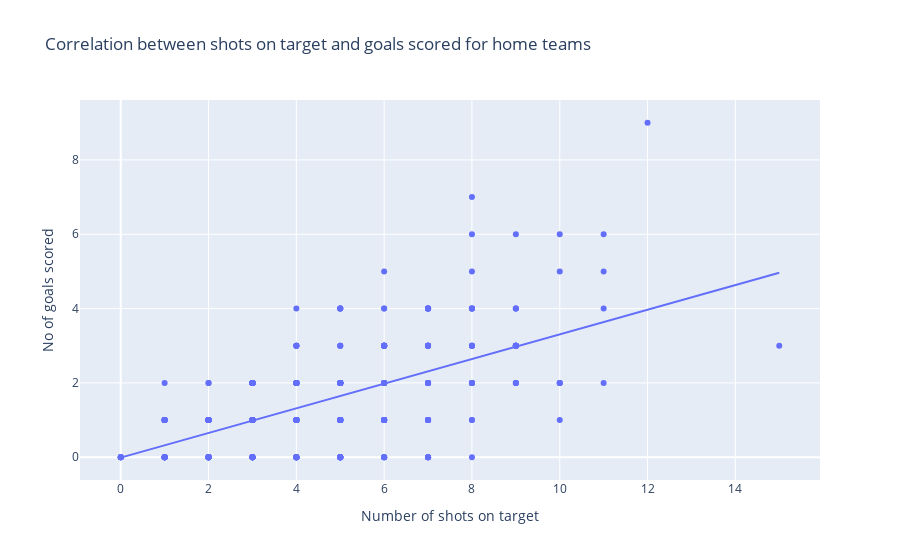

Here is the notebook cell this chart was saved with:
### Code cell
fig = px.scatter(x=epl['HST'], y=epl['FTHG'], trendline='ols',
             labels= {'x':'Number of shots on target', 'y': 'No of goals scored'},
             title = 'Correlation between shots on target and goals scored for home teams')
fig.show()

### Figure 1 — Plotly figure (JSON) as saved in the notebook; plotly's stock layout.template omitted (floating-point values rounded to 4 significant figures; data arrays with more than 128 entries replaced by an {"elided": "..."} marker saying what was removed)
{"data": [{"hovertemplate": "Number of shots on target=%{x}<br>No of goals scored=%{y}<extra></extra>", "legendgroup": "", "marker": {"color": "#636efa", "symbol": "circle"}, "mode": "markers", "name": "", "orientation": "v", "showlegend": false, "type": "scatter", "x": {"elided": "324 int values"}, "xaxis": "x", "y": {"elided": "324 int values"}, "yaxis": "y"}, {"hovertemplate": "<b>OLS trendline</b><br>y = 0.331504 * x + -0.00969468<br>R<sup>2</sup>=0.347039<br><br>Number of shots on target=%{x}<br>No of goals scored=%{y} <b>(trend)</b><extra></extra>", "legendgroup": "", "marker": {"color": "#636efa", "symbol": "circle"}, "mode": "lines", "name": "", "showlegend": false, "type": "scatter", "x": {"elided": "324 int values"}, "xaxis": "x", "y": {"elided": "324 float values"}, "yaxis": "y"}], "layout": {"autosize": true, "legend": {"tracegroupgap": 0}, "title": {"text": "Correlation between shots on target and goals scored for home teams"}, "xaxis": {"anchor": "y", "autorange": true, "domain": [0, 1], "range": [-0.9027, 15.9], "title": {"text": "Number of shots on target"}, "type": "linear"}, "yaxis": {"anchor": "x", "autorange": true, "domain": [0, 1], "range": [-0.7427, 9.743], "title": {"text": "No of goals scored"}, "type": "linear"}}}
